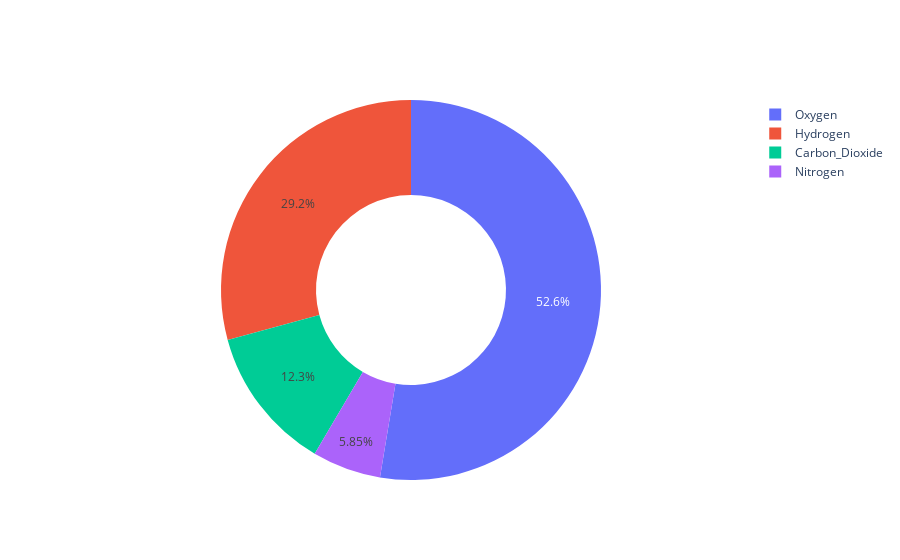
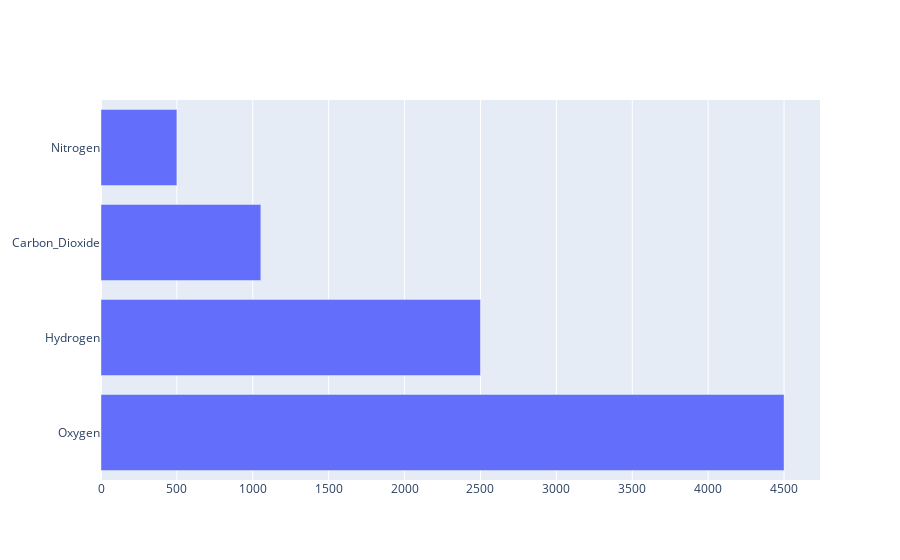

The cell these charts' notebook holds for them, in order:
### Code cell
import plotly.graph_objects as go

labels = ['Oxygen','Hydrogen','Carbon_Dioxide','Nitrogen']
values = [4500, 2500, 1053, 500]

fig = go.Figure(data=[go.Pie(labels=labels, values=values, hole=0.5)])

fig2 = go.Figure(go.Bar(x=values, y=labels, name="Vari gas", orientation='h'))

fig.show()
fig2.show()

### Figure 1 — Plotly figure (JSON) as saved in the notebook; plotly's stock layout.template omitted (floating-point values rounded to 4 significant figures)
{"data": [{"hole": 0.5, "labels": ["Oxygen", "Hydrogen", "Carbon_Dioxide", "Nitrogen"], "type": "pie", "values": [4500, 2500, 1053, 500]}], "layout": {}}

### Figure 2 — Plotly figure (JSON) as saved in the notebook; plotly's stock layout.template omitted (floating-point values rounded to 4 significant figures)
{"data": [{"name": "Vari gas", "orientation": "h", "type": "bar", "x": [4500, 2500, 1053, 500], "y": ["Oxygen", "Hydrogen", "Carbon_Dioxide", "Nitrogen"]}], "layout": {}}
